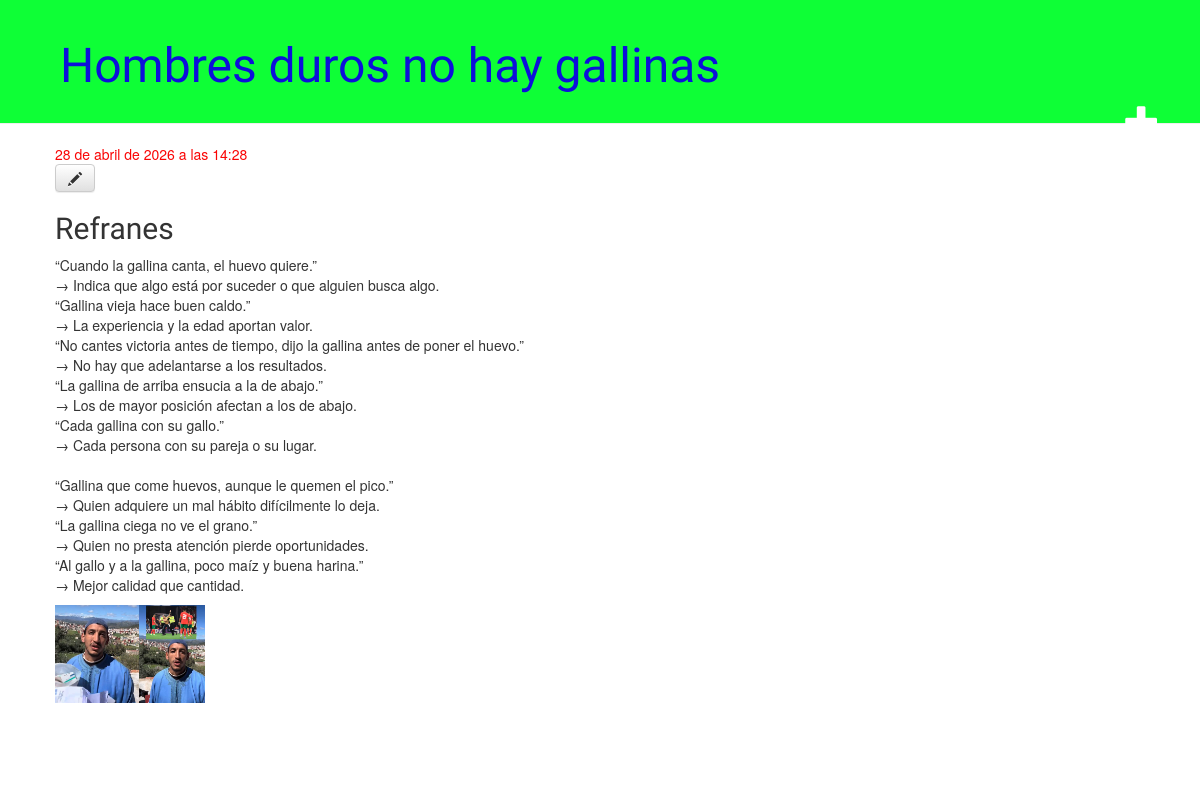
Screenshot of /post/7/ with the database file from the repository.
### blog/models.py (models this page shows, shortened)
class Post(models.Model):
    author = models.ForeignKey(settings.AUTH_USER_MODEL, on_delete=models.CASCADE)
    title = models.CharField(max_length=200)
    text = models.TextField()
    created_date = models.DateTimeField(
            default=timezone.now)
    published_date = models.DateTimeField(
            blank=True, null=True)
    image = models.ImageField(upload_to = 'static/gallery', default ='static/images/no-image.webp')
    name = models.CharField(max_length=200, null=True)

### blog/views.py (the view)
# urls.py: path('post/<int:pk>/', views.post_detail, name='post_detail'),
def post_detail(request, pk):
    post = get_object_or_404(Post, pk=pk)
    return render(request, 'blog/post_detail.html', {'post': post})

### blog/templates/blog/post_detail.html
{% extends 'blog/base.html' %}
{% block content %}
    <div class="post">
        {% if post.published_date %}
            <div class="date">
                {{ post.published_date }}
            </div>
        {% endif %}
        <a class="btn btn-default" href="{% url 'post_edit' pk=post.pk %}"><span class="glyphicon glyphicon-pencil"></span></a>
        <h2>{{ post.title }}</h2>
        <p>{{ post.text|linebreaksbr }}</p>
        <p><img src="{{post.image.url}}" alt="{{post.name}}" style="width:150px;"></p>
    </div>
{% endblock %}

### blog/static/css/blog.css (style rules this page uses)
h1, h2, h3, h4 { font-family: 'Lobster', cursive; }
.date { color: #fa0404; }
.post { margin-bottom: 70px; }

### rows the page displays
Post: published_date "28 de abril de 2026 a las 14:28", title "Refranes", text "“Cuando la gallina canta, el huevo quiere.” → Indica que algo está por suceder o que alguien busca algo. “Gallina vieja hace buen caldo.” → La experiencia y la edad aportan valor. “No cantes victoria antes de tiempo, dijo la gallina antes de poner el huevo.” → No hay que adelantarse a los resultados. “La gallina de arriba ensucia a la de abajo.” → Los de mayor posición afectan a los de abajo. “Cada gallina con su gallo.” → Cada persona con su pareja o su lugar. “Gallina que come huevos, aunque le quemen el pico.” → Quien adquiere un mal hábito difícilmente lo deja. “La gallina ciega no ve el grano.” → Quien no presta atención pierde oportunidades. “Al gallo y a la gallina, poco maíz y buena…", image (picture)
